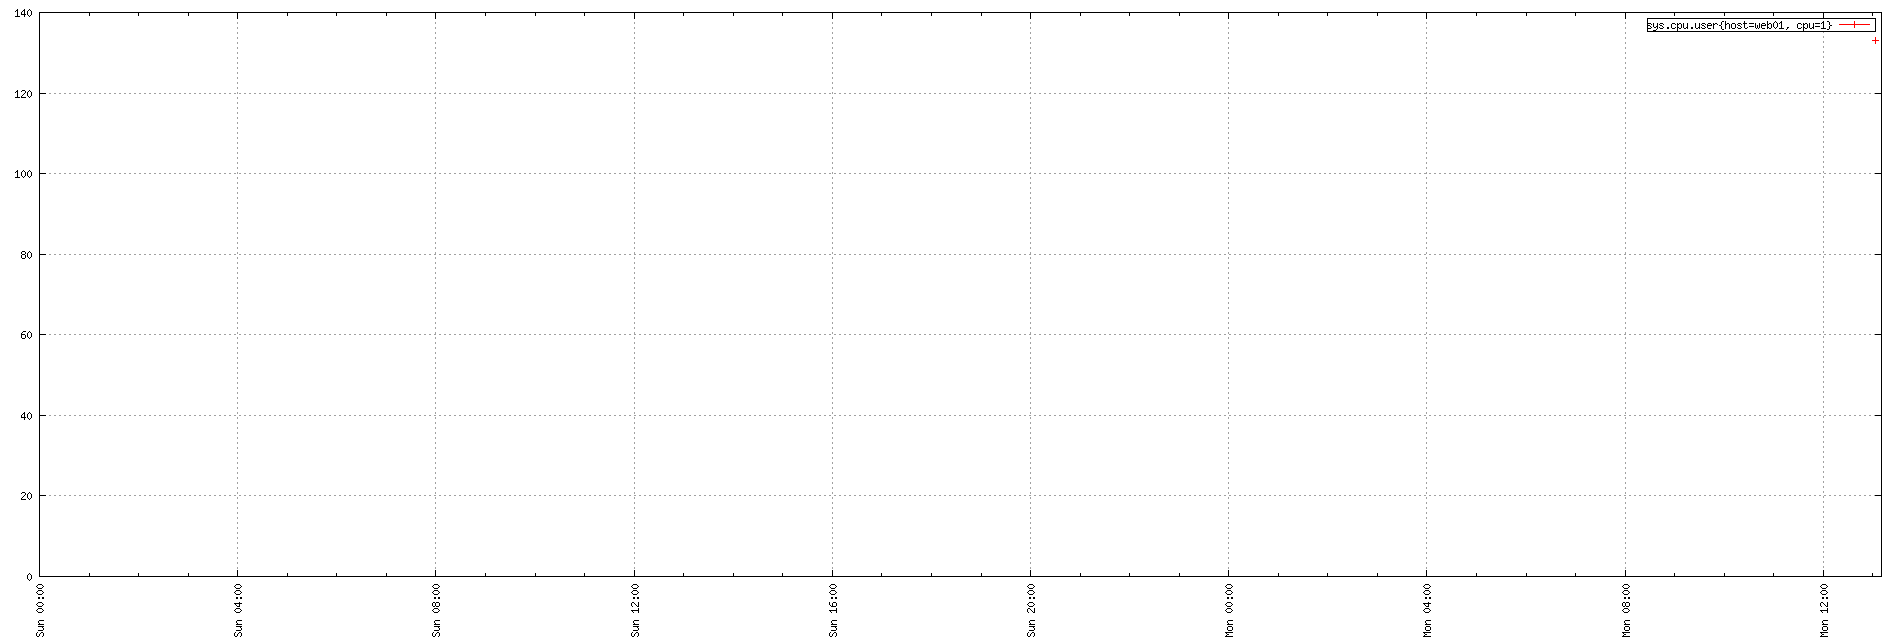

This figure's gnuplot source:
set term png small size 1900,644
set xdata time
set timefmt "%s"
if (GPVAL_VERSION < 4.6) set xtics rotate; else set xtics rotate right
set output "${TMPDIR-'tmp'}/tsd/35ed6d14.png"
set xrange ["1670112000":"1670245819"]
set format x "%a %H:%M"
set grid
set style data linespoint
set key right box
set yrange [0:]
plot  "${TMPDIR-'tmp'}/tsd/35ed6d14_0.dat" using 1:2 title "sys.cpu.user{host=web01, cpu=1}"
